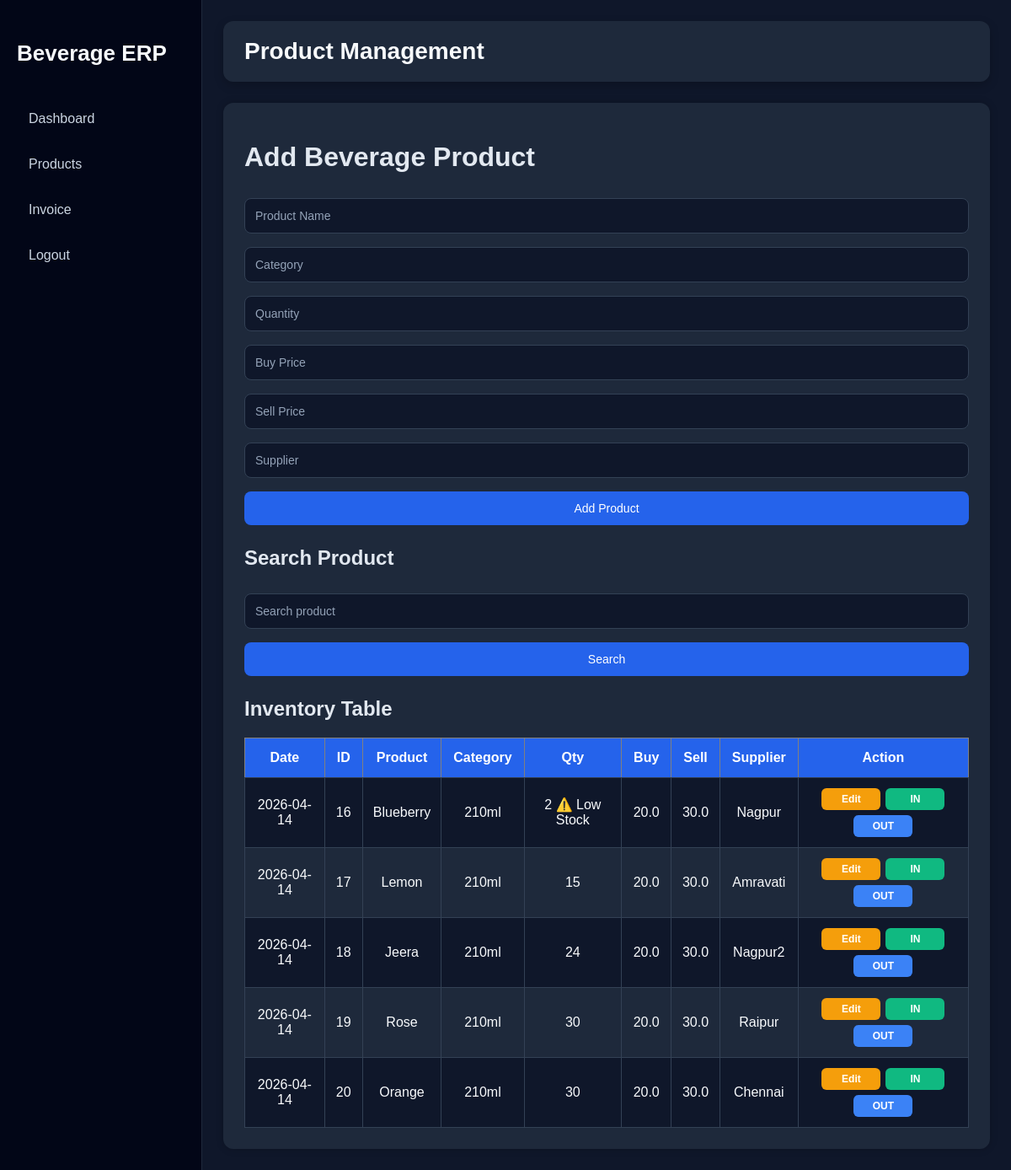
Page /products on the committed database.
### tables this page shows
CREATE TABLE products (
                id INTEGER PRIMARY KEY AUTOINCREMENT,
                product_name TEXT NOT NULL,
                category TEXT NOT NULL,
                quantity INTEGER NOT NULL,
                buy_price REAL NOT NULL,
                sell_price REAL NOT NULL,
                supplier TEXT NOT NULL
            , created_date TEXT);

### app.py (the view, shortened to what this page needs)
@app.route("/products", methods=["GET", "POST"])
def products_page():
    conn = sqlite3.connect("inventory.db")
    cursor = conn.cursor()
    cursor.execute("SELECT * FROM products")
    products = cursor.fetchall()
    conn.close()
    return render_template("products.html", products=products)

### templates/products.html (shortened to what this page needs)
<!DOCTYPE html>
<html>
<head>
    <link rel="stylesheet" href="{{ url_for('static', filename='style.css') }}">
</head>
<body>
<div class="layout">
    <div class="sidebar">
        <h2>Beverage ERP</h2>
        <a href="/">Dashboard</a>
        <a href="/products">Products</a>
        <a href="/invoice">Invoice</a>
        <a href="/logout">Logout</a>
    </div>
    <div class="main-content">
        <div class="topbar">
            <h2>Product Management</h2>
        </div>
        <div class="container">
            <h1>Add Beverage Product</h1>
            <form method="POST">
                <input type="text" name="product_name" placeholder="Product Name" required>
                <input type="text" name="category" placeholder="Category" required>
                <input type="number" name="quantity" placeholder="Quantity" required>
                <input type="number" step="0.01" name="buy_price" placeholder="Buy Price" required>
                <input type="number" step="0.01" name="sell_price" placeholder="Sell Price" required>
                <input type="text" name="supplier" placeholder="Supplier" required>
                <button type="submit">Add Product</button>
            </form>
            <h2>Search Product</h2>
            <form method="GET">
                <input type="text" name="search" placeholder="Search product">
                <button type="submit">Search</button>
            </form>
            <h2>Inventory Table</h2>
            <table border="1" cellpadding="10">
                <tr>
                    <th>Date</th>
                    <th>ID</th>
                    <th>Product</th>
                    <th>Category</th>
                    <th>Qty</th>
                    <th>Buy</th>
                    <th>Sell</th>
                    <th>Supplier</th>
                    <th>Action</th>
                </tr>
                {% for product in products %}
                <tr>
                    <td>{{ product[7] }}</td>
                    <td>{{ product[0] }}</td>
                    <td>{{ product[1] }}</td>
                    <td>{{ product[2] }}</td>
                    <td>
                        {{ product[3] }}
                        {% if product[3] <= 5 %}
                            ⚠️ Low Stock
                        {% endif %}
                    </td>
                    <td>{{ product[4] }}</td>
                    <td>{{ product[5] }}</td>
                    <td>{{ product[6] }}</td>
                    <td>
                         <div class="action-buttons">
                             <a href="/edit/{{ product[0] }}" class="btn-edit">Edit</a>
                             <a href="/stock_in/{{ product[0] }}" class="btn-in">IN</a>
                             <a href="/stock_out/{{ product[0] }}" class="btn-out">OUT</a>
                         </div>
                    </td>
                </tr>
                {% endfor %}
            </table>
        </div>
    </div>
</div>
</body>
</html>

### static/style.css (style rules this page uses)
body { margin: 0; font-family: Arial, sans-serif; background: #0f172a; color: #e2e8f0; }
.layout { display: flex; min-height: 100vh; }
.sidebar { width: 240px; background: #020617; color: white; padding: 25px 20px; box-sizing: border-box; border-right: 1px solid #1e293b; }
.sidebar h2 { margin-bottom: 40px; font-size: 26px; line-height: 1.3; color: #f8fafc; }
.sidebar a { display: block; color: #cbd5e1; text-decoration: none; margin: 12px 0; padding: 12px 14px; border-radius: 8px; transition: 0.3s; }
.main-content { flex: 1; padding: 25px; box-sizing: border-box; }
.topbar { display: flex; justify-content: space-between; align-items: center; background: #1e293b; padding: 20px 25px; border-radius: 12px; margin-bottom: 25px; box-shadow: 0 4px 12px rgba(0,0,0,0.2); }
.topbar h2 { margin: 0; font-size: 28px; color: #f8fafc; }
.container { background: #1e293b; padding: 25px; border-radius: 12px; box-shadow: 0 0 10px rgba(0,0,0,0.2); }
form { margin-bottom: 25px; }
input { width: 100%; padding: 12px; margin: 8px 0; border-radius: 8px; border: 1px solid #334155; background: #0f172a; color: #f8fafc; box-sizing: border-box; font-size: 14px; }
input::placeholder { color: #94a3b8; }
button { width: 100%; padding: 12px; margin-top: 8px; border-radius: 8px; border: none; background: #2563eb; color: white; cursor: pointer; font-size: 14px; transition: 0.3s; }
table { width: 100%; margin-top: 20px; border-collapse: collapse; background: #1e293b; color: #f8fafc; }
th { background: #2563eb; color: white; padding: 14px; }
td { padding: 12px; text-align: center; border: 1px solid #334155; }
tr:nth-child(even) { background: #0f172a; }
td a { text-decoration: none; font-weight: bold; color: #60a5fa; }
.action-buttons { display: flex; flex-wrap: wrap; gap: 6px; justify-content: center; }
.action-buttons a { text-decoration: none; color: white; padding: 6px 10px; border-radius: 6px; font-size: 12px; font-weight: bold; min-width: 50px; text-align: center; }
.btn-edit { background: #f59e0b; }
.btn-in { background: #10b981; }
.btn-out { background: #3b82f6; }

### rows in the picture
products: created_date "2026-04-14", id "16", product_name "Blueberry", category "210ml", quantity "2", shows "⚠️ Low Stock", buy_price "20.0", sell_price "30.0", supplier "Nagpur"
products: created_date "2026-04-14", id "17", product_name "Lemon", category "210ml", quantity "15", buy_price "20.0", sell_price "30.0", supplier "Amravati"
products: created_date "2026-04-14", id "18", product_name "Jeera", category "210ml", quantity "24", buy_price "20.0", sell_price "30.0", supplier "Nagpur2"
products: created_date "2026-04-14", id "19", product_name "Rose", category "210ml", quantity "30", buy_price "20.0", sell_price "30.0", supplier "Raipur"
products: created_date "2026-04-14", id "20", product_name "Orange", category "210ml", quantity "30", buy_price "20.0", sell_price "30.0", supplier "Chennai"
